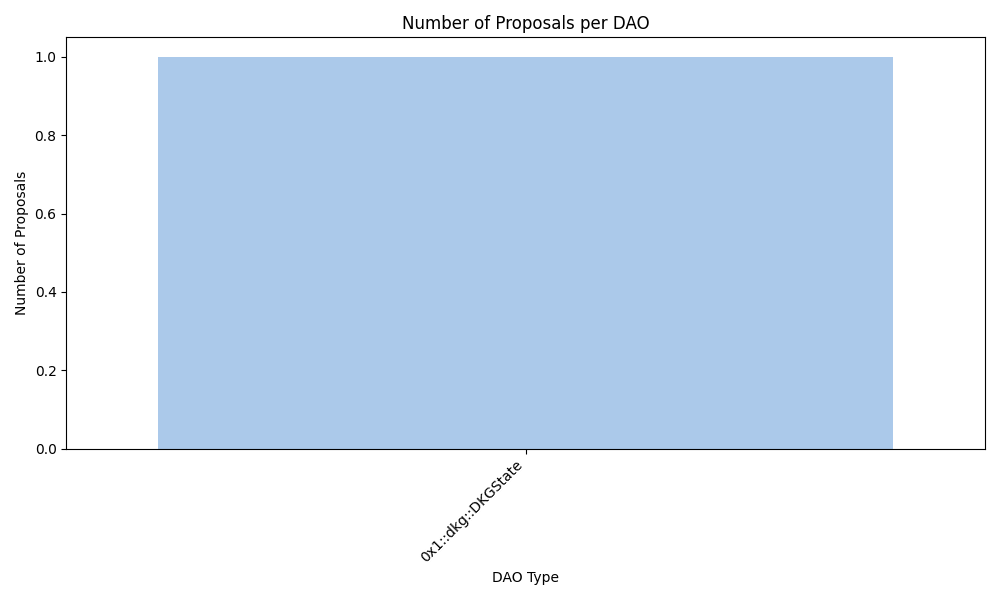

Here is the Python script that generated this plot:
import json
import pandas as pd
import matplotlib.pyplot as plt
import seaborn as sns

# Load JSON data
with open('response_data.json', 'r') as f:
    data = json.load(f)

# Normalize JSON into a flat table
df = pd.json_normalize(data)

# Group by 'type' to see proposal activity across DAOs
dao_counts = df['type'].value_counts().reset_index()
dao_counts.columns = ['DAO_Type', 'Proposal_Count']

# Plotting
plt.figure(figsize=(10, 6))
sns.barplot(data=dao_counts, x='DAO_Type', y='Proposal_Count', palette='pastel')
plt.xticks(rotation=45, ha='right')
plt.title('Number of Proposals per DAO')
plt.xlabel('DAO Type')
plt.ylabel('Number of Proposals')
plt.tight_layout()
plt.savefig('dao_voting_history.png')
plt.show()
